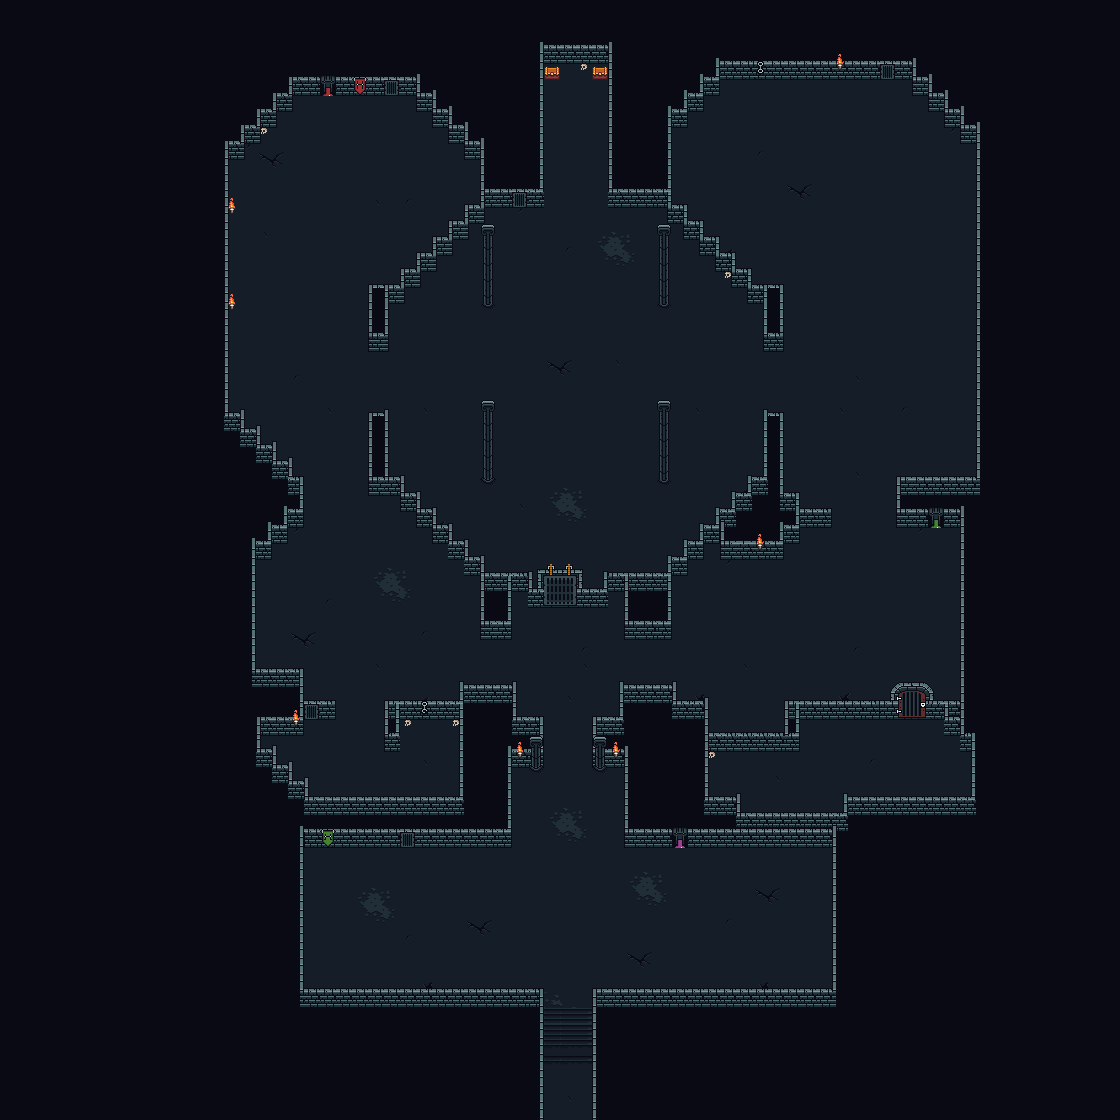

The image is a tile-based game level rendered from a .tmx file. Its description and source (layers, tilesets, objects; grid data summarised) follow:
An orthogonal 70x70 tile map with 16x16 px tiles, 3 tile layers (BG, BG1, FG) and 15 objects (7x mixeall3, 4x mixeall4, 3x mixeall2, mixeall5).

<map version="1.9" tiledversion="1.9.2" orientation="orthogonal" renderorder="right-down" width="70" height="70" tilewidth="16" tileheight="16" infinite="0" nextlayerid="5" nextobjectid="16">
 <editorsettings>
  <export target="../src/resources/Maps/hermitCaveHillcrest.csv" format="csv" />
 </editorsettings>
 <tileset firstgid="1" source="TIILESET.tsx" />
 <layer id="2" name="BG" width="70" height="70">
  <data>[4900 cells, 4900 non-empty, 37 distinct tile ids]</data>
 </layer>
 <layer id="1" name="BG1" width="70" height="70">
  <data>[4900 cells, 216 non-empty, 59 distinct tile ids]</data>
 </layer>
 <layer id="3" name="FG" width="70" height="70">
  <data>[4900 cells, 536 non-empty, 29 distinct tile ids]</data>
 </layer>
 <objectgroup id="4" name="Objektebene 1">
  <object id="1" name="mixeall5" x="519.833" y="857.167" width="294" height="119.333" />
  <object id="2" name="mixeall3" x="328.667" y="855.667" width="188" height="119.333" />
  <object id="3" name="mixeall4" x="696.333" y="573" width="257.333" height="108" />
  <object id="4" name="mixeall2" x="310.667" y="733" width="64" height="46.6663" />
  <object id="5" name="mixeall4" x="279.334" y="545" width="161.333" height="112" />
  <object id="6" name="mixeall2" x="810.833" y="725" width="127.833" height="28.3333" />
  <object id="7" name="mixeall3" x="725.333" y="102" width="197.333" height="139" />
  <object id="8" name="mixeall3" x="809.333" y="269" width="146.333" height="199" />
  <object id="9" name="mixeall3" x="295.334" y="116" width="132.333" height="112" />
  <object id="10" name="mixeall3" x="263.334" y="250" width="93.333" height="173" />
  <object id="11" name="mixeall4" x="505.334" y="315" width="147.333" height="100" />
  <object id="12" name="mixeall2" x="505.334" y="433" width="141.333" height="112" />
  <object id="13" name="mixeall3" x="637.333" y="338" width="120.333" height="112" />
  <object id="14" name="mixeall3" x="406.334" y="323" width="161.333" height="112" />
  <object id="15" name="mixeall4" x="718.417" y="755" width="226.5" height="39" />
 </objectgroup>
</map>
